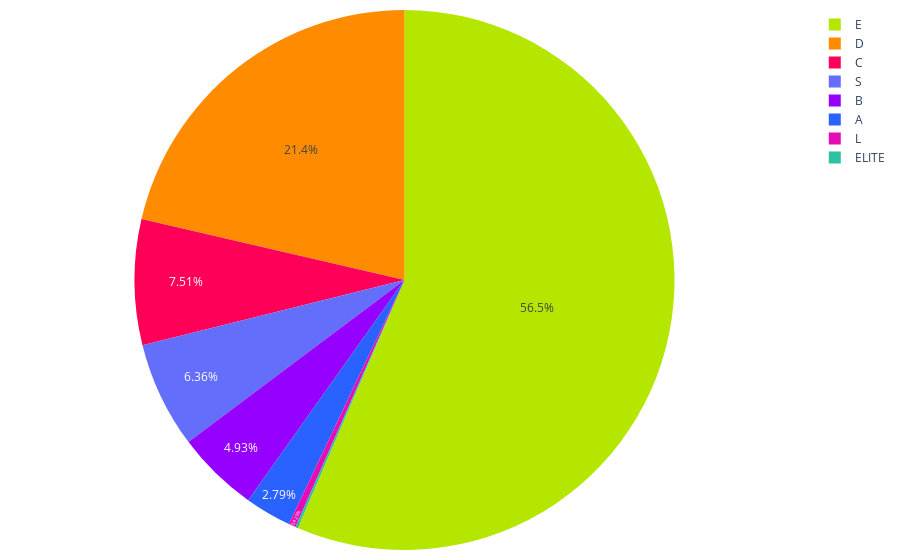

Source (notebook cell):
### Code cell
colores = ['#2962ff', '#9500ff', '#ff0059', '#ff8c00', '#b4e600', '#2EC2A2','#E50CB6']

porcentajes = creditos_segmentos_2023['Porcentaje']
labels = creditos_segmentos_2023['Segmento']

fig = go.Figure(data=[go.Pie(labels=labels, values=porcentajes, marker=dict(colors=colores))])
fig.update_traces(textinfo='percent', textposition='inside')
fig.update_layout(
    #title='Distribución de créditos por segmento 2022', # Agregar título
    #showlegend=False  # Ocultar leyenda
    margin=dict(l=10, r=10, t=10, b=10),  # Ajusta los márgenes (left, right, top, bottom)        
)

# Exportar gráfica como archivo HTML
def guardar_grafico_como_html(fig, nombre_archivo,  carpeta='assets/graficas'):
    # Crear la carpeta si no existe
    if not os.path.exists(carpeta):
        os.makedirs(carpeta)
    
    # Gráfica como archivo HTML en la carpeta especificada
    pio.write_html(fig, f'{carpeta}/{nombre_archivo}.html')

guardar_grafico_como_html(fig, 'g_pie_dist_creditos_segmento_2023',  carpeta='assets/graficas')

fig.show()

### Figure 1 — Plotly figure (JSON) as saved in the notebook; plotly's stock layout.template omitted (floating-point values rounded to 4 significant figures)
{"data": [{"labels": ["A", "B", "C", "D", "E", "ELITE", "L", "S"], "marker": {"colors": ["#2962ff", "#9500ff", "#ff0059", "#ff8c00", "#b4e600", "#2EC2A2", "#E50CB6"]}, "textinfo": "percent", "textposition": "inside", "type": "pie", "values": [2.788, 4.932, 7.505, 21.37, 56.47, 0.143, 0.4289, 6.362]}], "layout": {"margin": {"b": 10, "l": 10, "r": 10, "t": 10}}}
